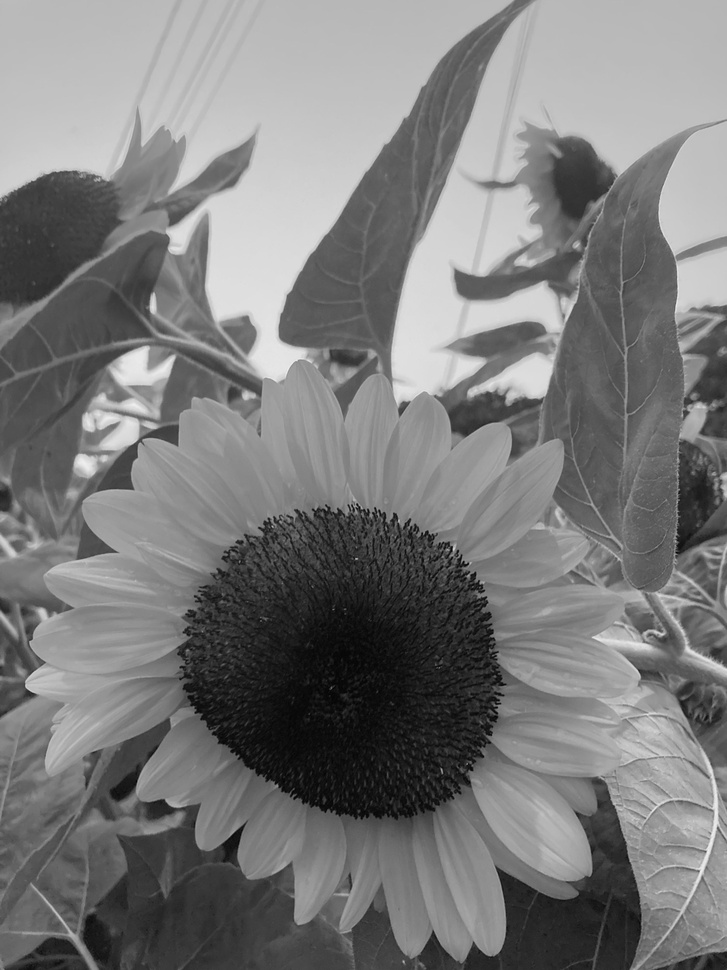
#> input picture Day 2/sunflowergray.jpg, 727 x 970 px, shrunk from 3000 x 4000 before the run
$ jupyter execute --allow-errors Lec3_More_on_SVD.ipynb
#> lines starting #> are read from the running program, lines starting #| are printed output that depends on the picture
[cell 1]
import numpy as np
import pandas as pd
import matplotlib.pyplot as plt

# Multilinear Regression

Consider a larger data set to determine which factors best predict prices in a housing market.

#> (a cell that did not finish here is left out)

The data contains 13 features and prices for 506 houses.

#> (a cell that did not finish here is left out)

It is important to pad this matrix with an additional column of ones, to take into account the possibility of non-zero constant offset in the regression formula. This corresponds to the "y-intercept" in a simple one-dimensional linear regression.

#> (a cell that did not finish here is left out)

Perform multilinear regression via SVD:

[cell 5]
from numpy.linalg import svd
#> (the rest of this cell did not finish here and is left out)

#> (a cell that did not finish here is left out)

Sorting data by housing value:

#> (a cell that did not finish here is left out)

Although the housing value are not perfectly predicted, the trend agrees quite well. It is often the case that the highest value outliers are not well captured by simple linear fits.

# Image Compression

[cell 8]
import cv2

Img = cv2.imread('sunflowergray.jpg', cv2.IMREAD_GRAYSCALE);
#> Img is the input picture: shape (970, 727); min 0, max 240, mean 122.5
print(Img.shape)
#| (970, 727)

plt.imshow(Img, cmap = 'gray', vmin = 0, vmax = 255)
plt.axis("off")
plt.show()

[cell 9]
from numpy.linalg import svd
U, S, Vh = svd(Img, full_matrices=False)
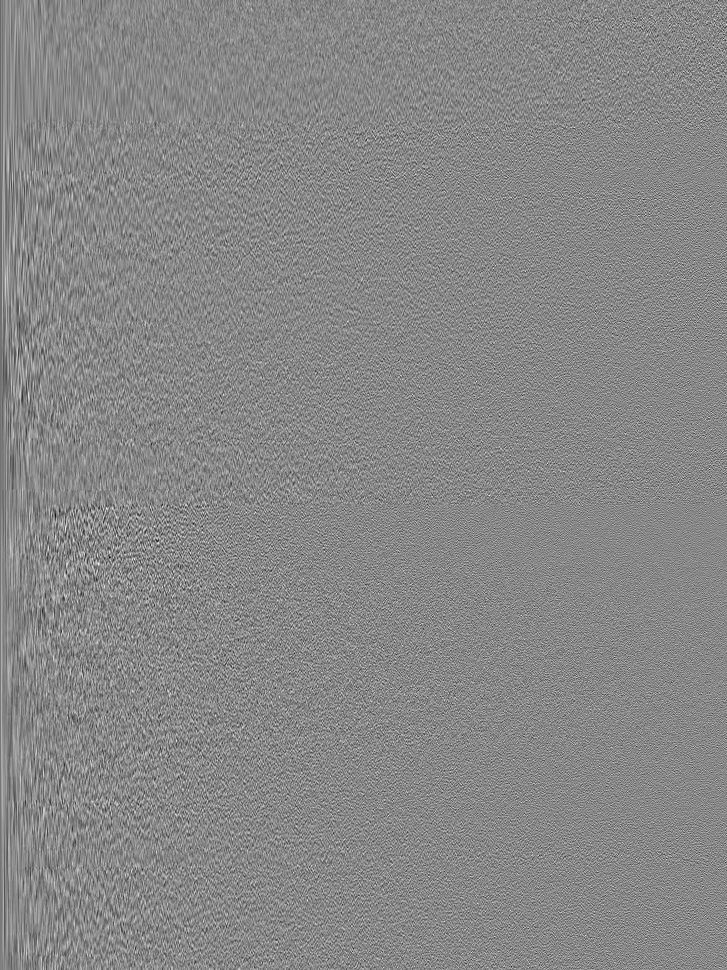
#> U: shape (970, 727) float64; min -0.209, max 0.184, mean -4.93e-05; drawn with min black and max white
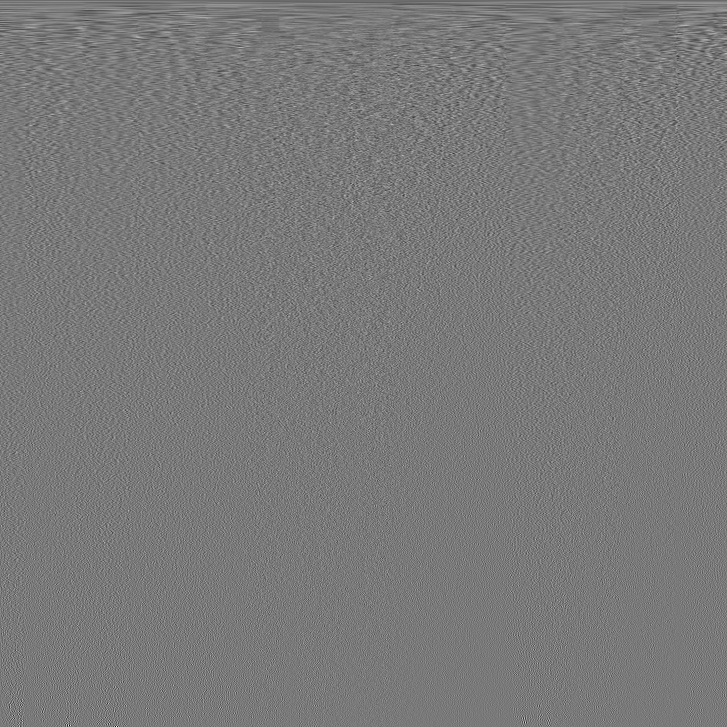
#> Vh: shape (727, 727) float64; min -0.331, max 0.362, mean -4.98e-05; drawn with min black and max white
#> S = 727 values, max 106781.4 at index 0, min 4.27 at index 726, mean 536.4
print(U.shape, S.shape, Vh.shape)
#| (970, 727) (727,) (727, 727)

[cell 10]
p = 200;

ApproxImg = (U[:,0:p] * S[0:p]) @ Vh[0:p,:]

plt.imshow(ApproxImg, cmap = 'gray', vmin = 0, vmax = 255)
plt.axis("off")
plt.show()

[cell 11]
plt.plot(S,'b')
plt.semilogy();

p = np.array([5,20,200]);
for i in p:
  plt.plot(i-1, S[i-1],'r.')
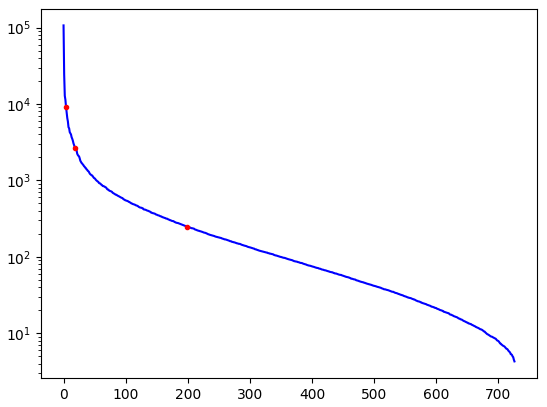
#> figure drawn by matplotlib, 1 panel; curve peaks at x = 0, y = 106781.4

[cell 12]
ImgVar = np.cumsum(S)/np.sum(S);
#> ImgVar = 727 values from 0.274 to 1
plt.plot(ImgVar, 'b')
for i in p:
  plt.plot(i-1, ImgVar[i-1],'r.')
plt.show()
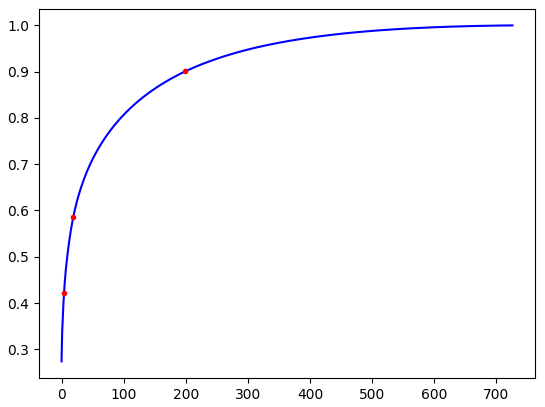
#> figure drawn by matplotlib, 1 panel; curve peaks at x = 726, y = 1
